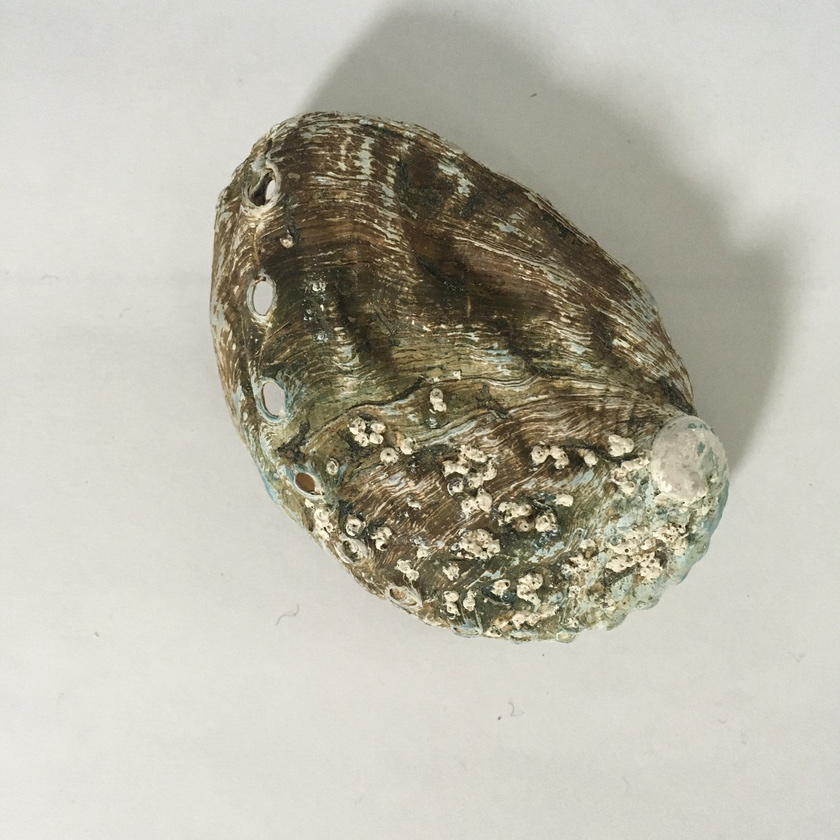
#> input picture data/awabi/0120-awabi001-066-020.JPG, 840 x 840 px, shrunk from 3024 x 3024 before the run
$ python rotate.py ../data/awabi/0120-awabi001-066-020.JPG
#> lines starting #> are read from the running program, lines starting #| are printed output that depends on the picture
import cv2
import time
import os
import sys

MAX_ANGLE = 105
ROTATE_ANGLE = 15


def image_rotate(target_img, max_ang, rotate_ang):
    """画像を回転し保存

    target_img : String
        回転対象の画像のパス

    max_ang : int
        最大回転角

    rotate_ang : float
        回転角度
    """
#> called with target_img = '../data/awabi/0120-awabi001-066-020.JPG', max_ang = 105, rotate_ang = 15
    # 画像を指定
    img = cv2.imread(target_img)
#> img is the input picture: shape (840, 840, 3); mean B, G, R 168.3, 181.9, 185.2
    # 高さを定義
    height = img.shape[0]
#> height = 840
    # 幅を定義
    width = img.shape[1]
#> width = 840
    # 回転の中心を指定
    center = (int(width/2), int(height/2))
#> center = (420, 420)
    # スケールを指定
    scale = 1.0
    # ファイル名抽出
    image_file = os.path.splitext(target_img)

    for ang in range(0, max_ang+1, rotate_ang):
        # getRotationMatrix2D関数を使用
        trans = cv2.getRotationMatrix2D(center, ang, scale)
        # アフィン変換
        image2 = cv2.warpAffine(img, trans, (width, height), dst=None, flags=cv2.INTER_CUBIC, borderMode=cv2.BORDER_REPLICATE)
        print(image_file[0]+"_"+str(ang)+image_file[1]+" Saved")
        cv2.imwrite(image_file[0]+"_"+str(ang)+image_file[1], image2)
#> this loop made 8 passes
#> pass 2, in image_rotate, `image2 = cv2.warpAffine(img, trans, (width, height), dst=None, flags=c..`:
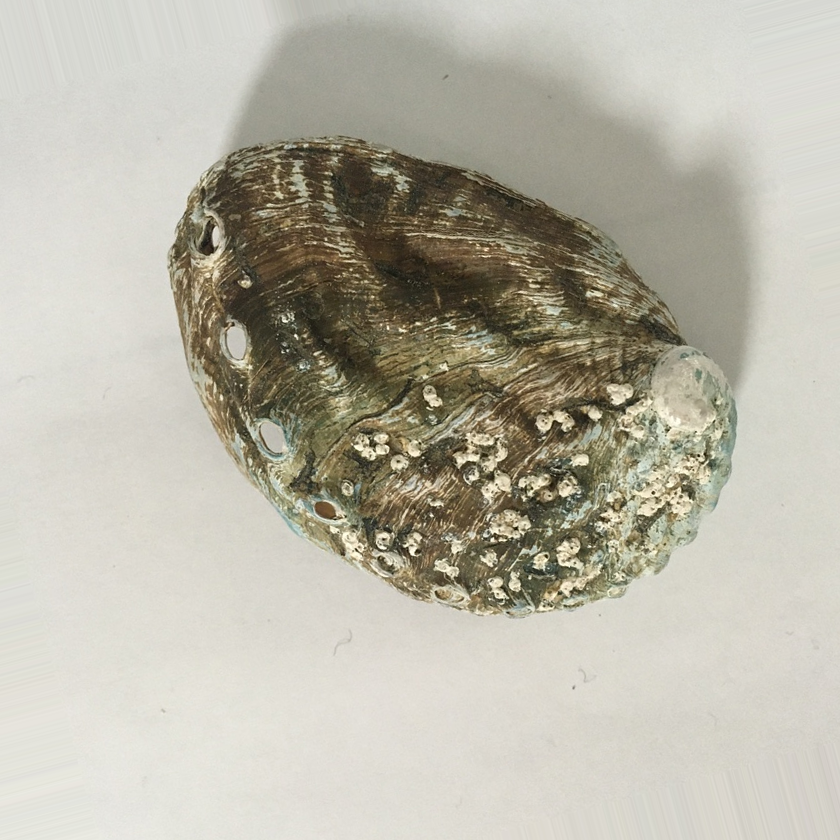
#> image2: shape (840, 840, 3); mean B, G, R 168.2, 181.8, 185.2
#> pass 3, in image_rotate, `image2 = cv2.warpAffine(img, trans, (width, height), dst=None, flags=c..`:
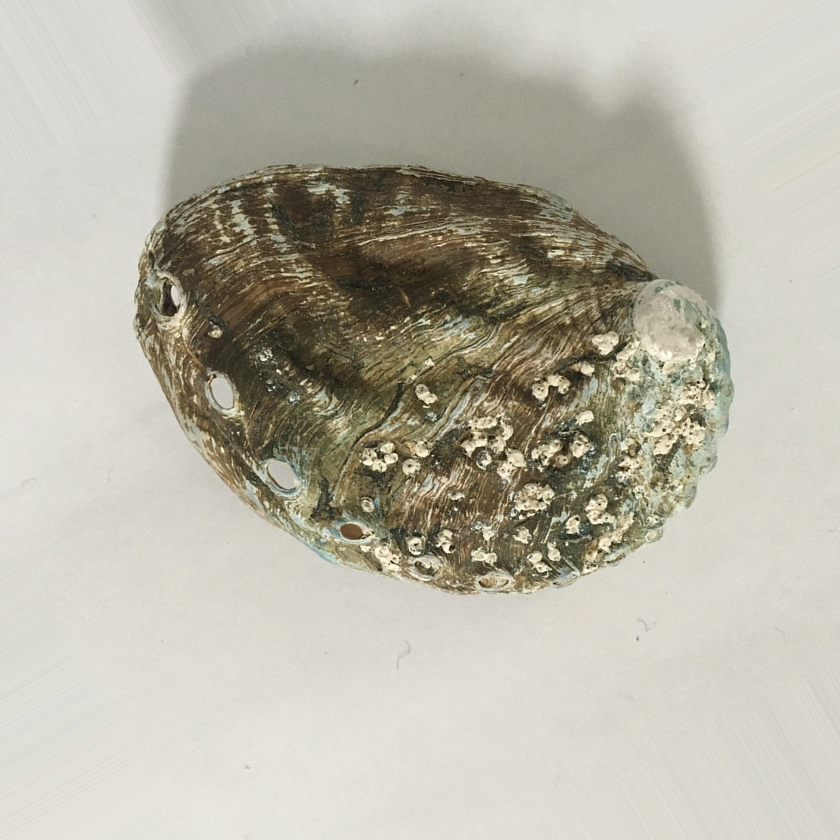
#> image2: shape (840, 840, 3); mean B, G, R 167.8, 181.5, 184.9


def main():
    if len(sys.argv) == 2:
        target_img = sys.argv[1]
        image_rotate(target_img, MAX_ANGLE, ROTATE_ANGLE)
    else:
        print('Argument Error')


if __name__ == "__main__":
    start = time.time()
    main()
    elapsed_time = time.time() - start
    print("elapsed_time:{0}".format(elapsed_time) + "[sec]")

$ run again, on data/awabi/0120-awabi001-066-028.JPG
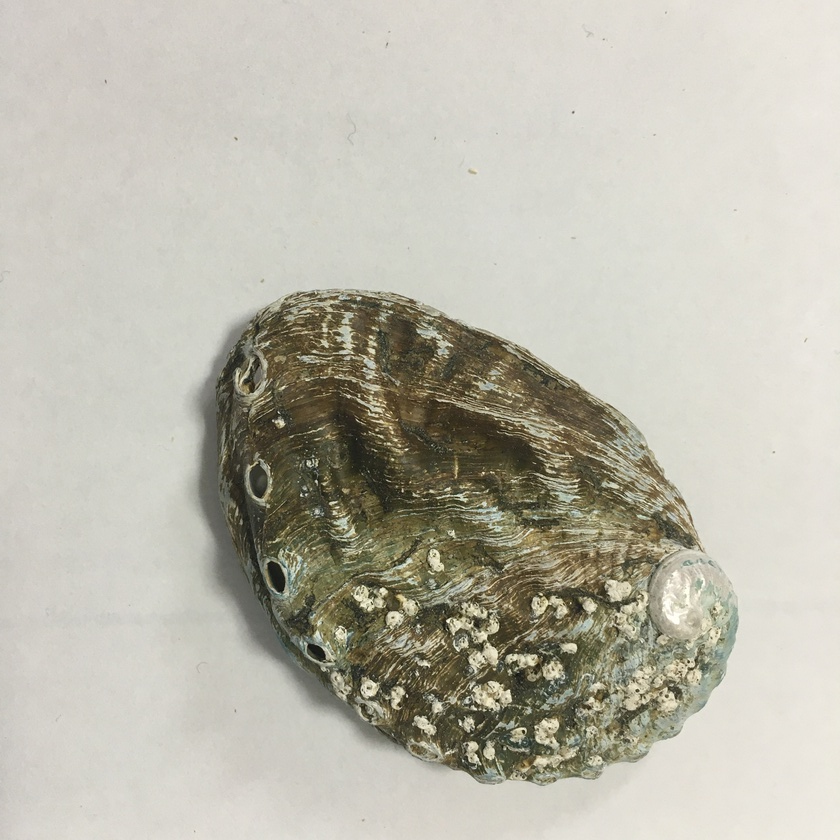
#> input picture data/awabi/0120-awabi001-066-028.JPG, 840 x 840 px, shrunk from 3024 x 3024 before the run
#> in image_rotate, img is the input picture: shape (840, 840, 3); mean B, G, R 172.8, 185.3, 187.9
#> the loop in image_rotate, `for ang in range(0, max_ang+1, rotate_ang):` made 8 passes
#> pass 2, in image_rotate, `image2 = cv2.warpAffine(img, trans, (width, height), dst=None, flags=c..`:
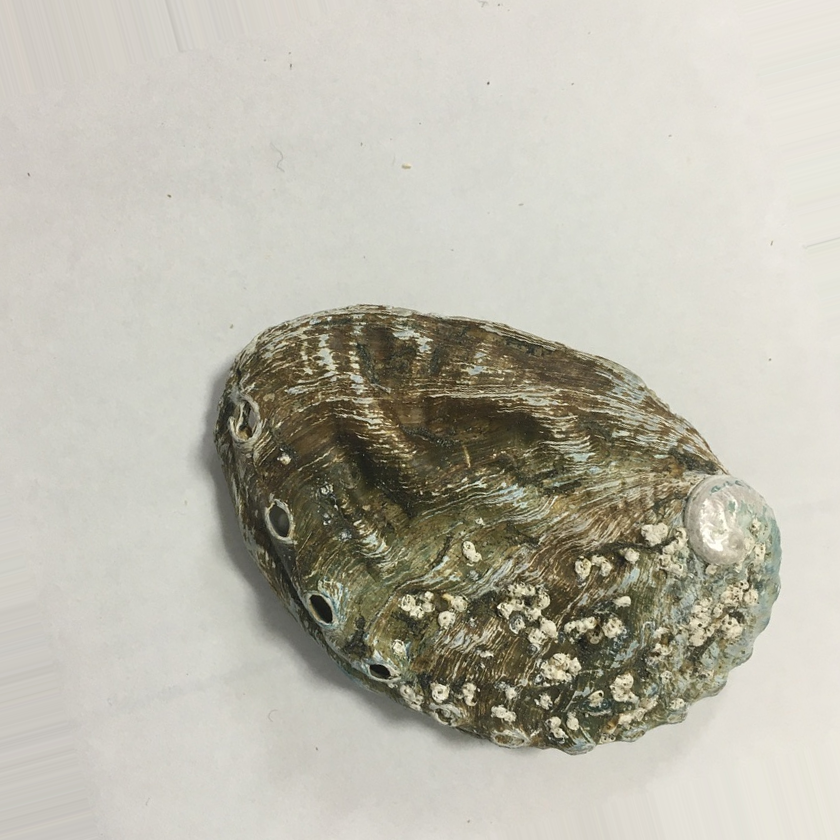
#> image2: shape (840, 840, 3); mean B, G, R 172.6, 185.1, 187.6
#> pass 3, in image_rotate, `image2 = cv2.warpAffine(img, trans, (width, height), dst=None, flags=c..`:
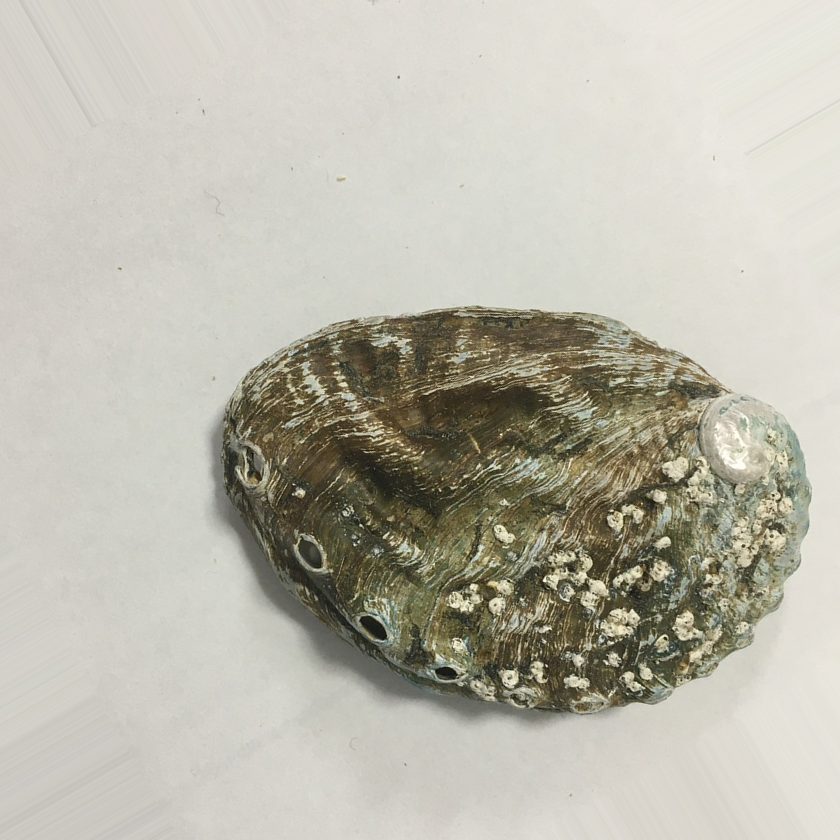
#> image2: shape (840, 840, 3); mean B, G, R 172.5, 185, 187.5

$ run again, on data/awabi/0120-awabi001-066-031.JPG
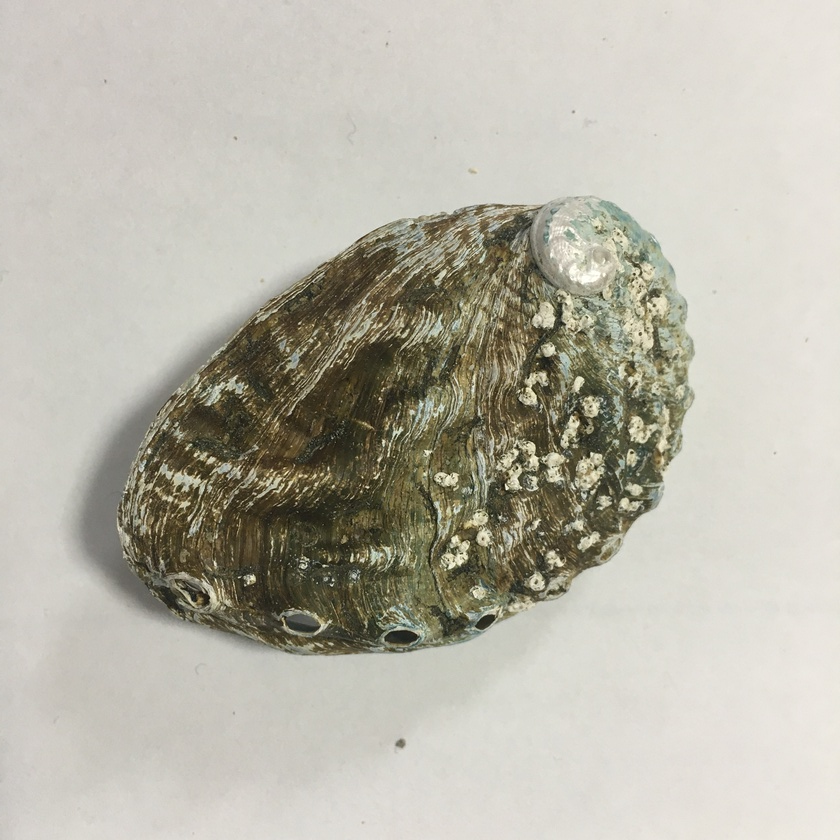
#> input picture data/awabi/0120-awabi001-066-031.JPG, 840 x 840 px, shrunk from 3024 x 3024 before the run
#> in image_rotate, img is the input picture: shape (840, 840, 3); mean B, G, R 169.7, 181.7, 184.6
#> the loop in image_rotate, `for ang in range(0, max_ang+1, rotate_ang):` made 8 passes
#> pass 2, in image_rotate, `image2 = cv2.warpAffine(img, trans, (width, height), dst=None, flags=c..`:
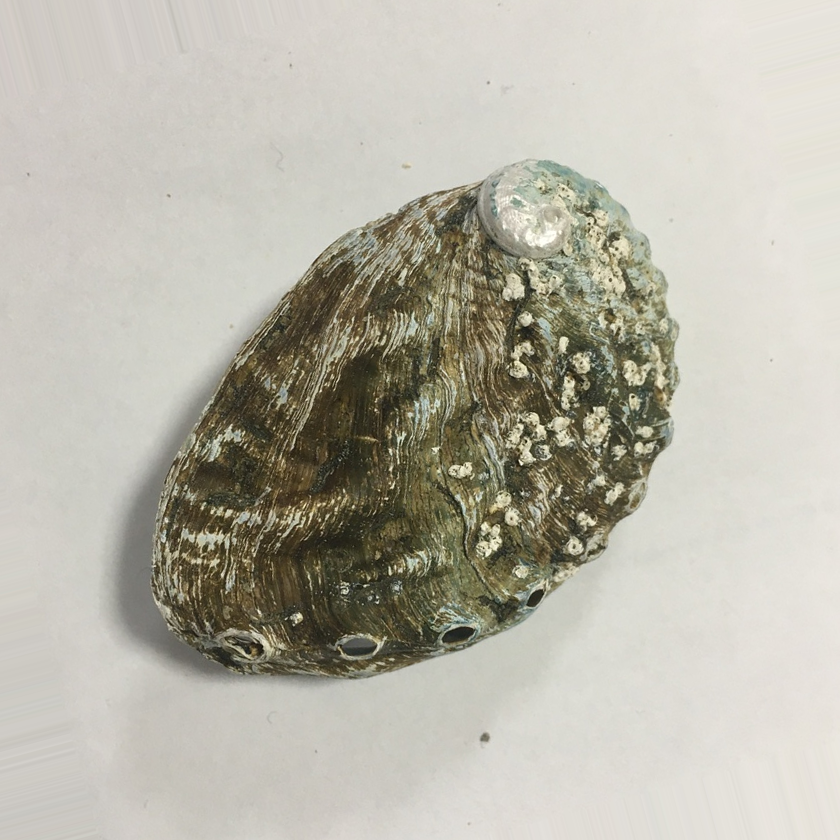
#> image2: shape (840, 840, 3); mean B, G, R 169.5, 181.6, 184.5
#> pass 3, in image_rotate, `image2 = cv2.warpAffine(img, trans, (width, height), dst=None, flags=c..`:
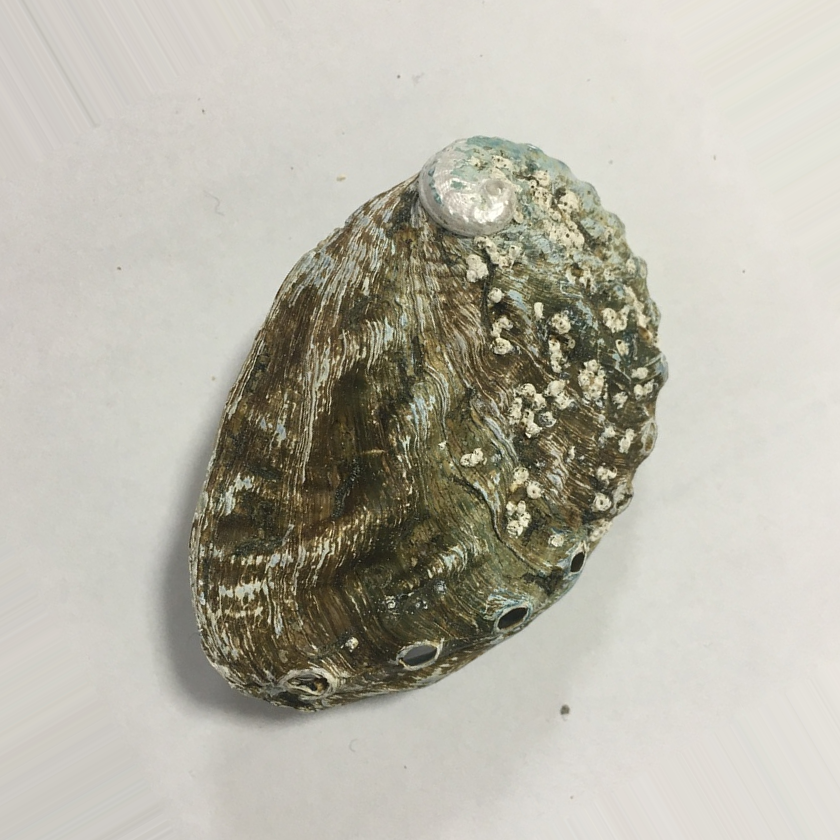
#> image2: shape (840, 840, 3); mean B, G, R 169.6, 181.8, 184.5

$ run again, on data/awabi/0120-awabi001-066-034.JPG
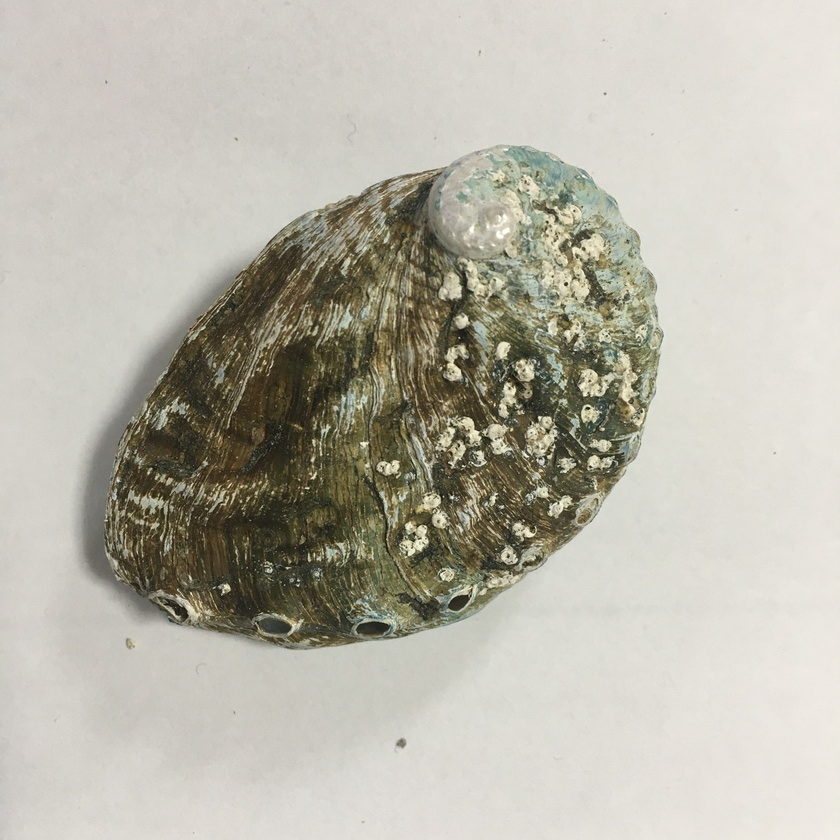
#> input picture data/awabi/0120-awabi001-066-034.JPG, 840 x 840 px, shrunk from 3024 x 3024 before the run
#> in image_rotate, img is the input picture: shape (840, 840, 3); mean B, G, R 170.5, 182.4, 185.3
#> the loop in image_rotate, `for ang in range(0, max_ang+1, rotate_ang):` made 8 passes
#> pass 2, in image_rotate, `image2 = cv2.warpAffine(img, trans, (width, height), dst=None, flags=c..`:
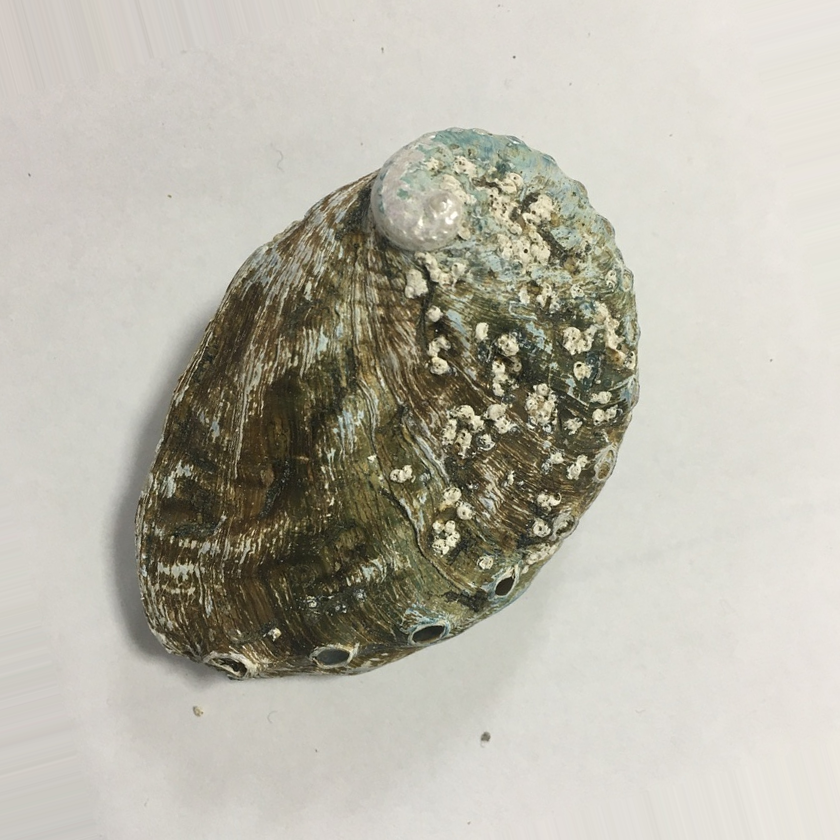
#> image2: shape (840, 840, 3); mean B, G, R 170.3, 182.2, 185.1
#> pass 3, in image_rotate, `image2 = cv2.warpAffine(img, trans, (width, height), dst=None, flags=c..`:
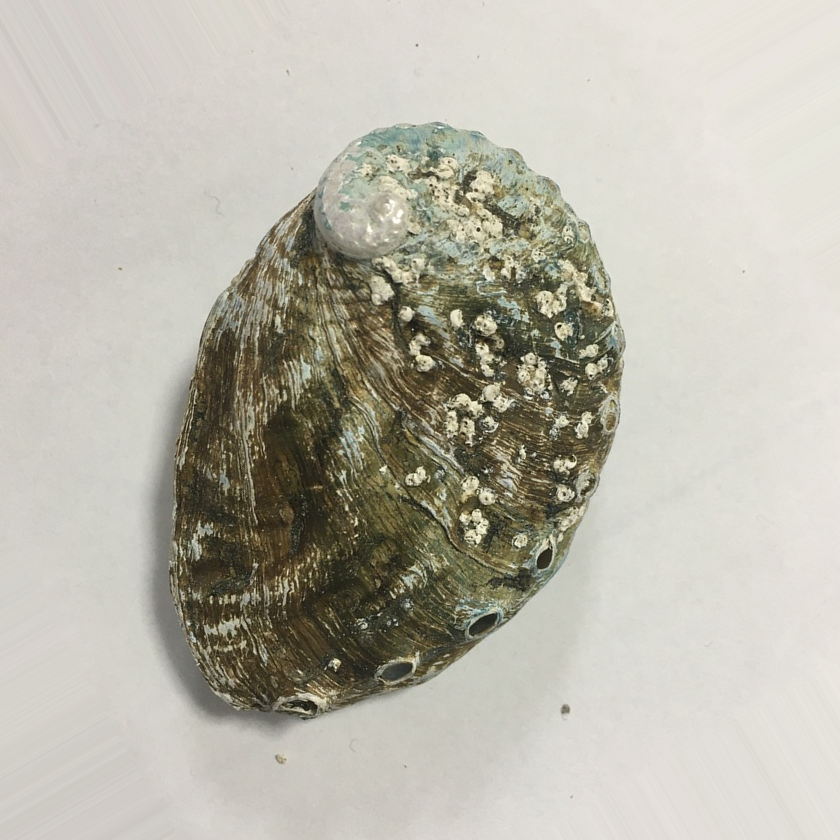
#> image2: shape (840, 840, 3); mean B, G, R 170.4, 182.3, 185.1
